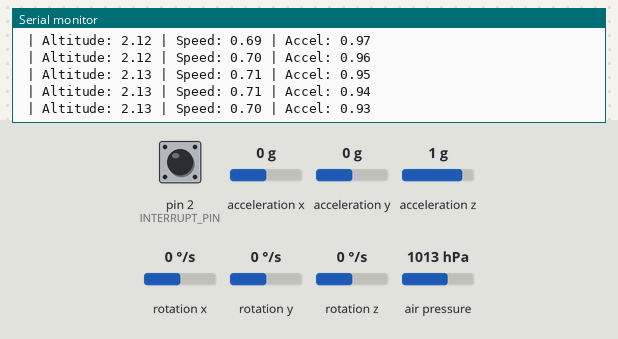
This sketch was run on a simulated Arduino Uno, built with avr-gcc and run on an emulated ATmega328P. Shown: the last lines printed to the serial monitor. The inputs (shaded band) are chosen by the test bench; at power-on: acceleration x 0 g, acceleration y 0 g, acceleration z 1 g, air pressure 1013 hPa, pin 2 (INTERRUPT_PIN) LOW, rotation x 0 °/s, rotation y 0 °/s, rotation z 0 °/s. The sensor or clock chip raises its interrupt line as the real part does.

Above: at 1.7 s.
1.8 s: acceleration x set to -1.4 g
At 1.84 s:
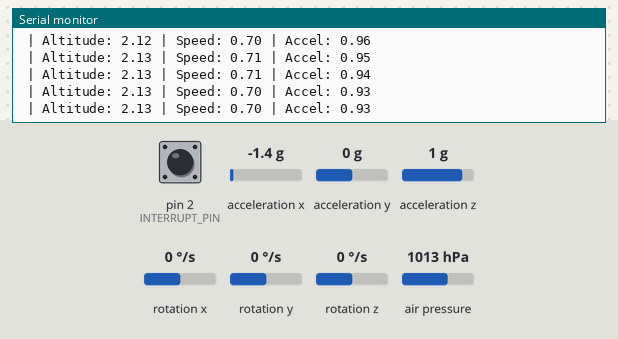
4.8 s: acceleration y set to -1.4 g
At 4.92 s:
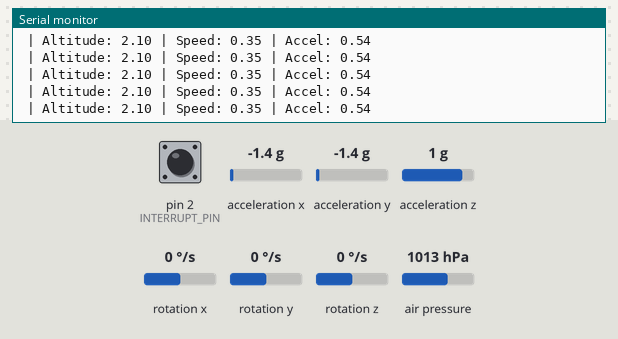
6.3 s: acceleration z set to -1.4 g
At 6.39 s:
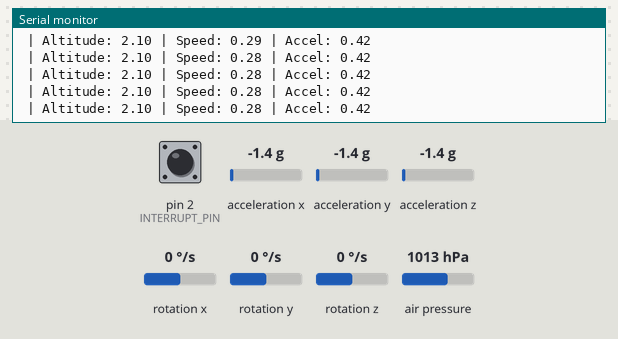
7.8 s: air pressure set to 952 hPa
At 7.85 s:
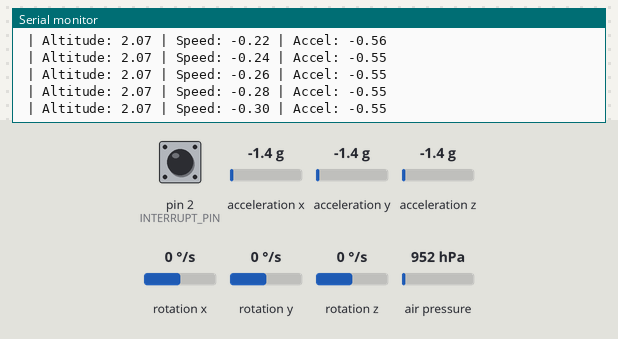
Timing chart, 0 to 10.3 s (numbered marks = the images above; inputs shaded):
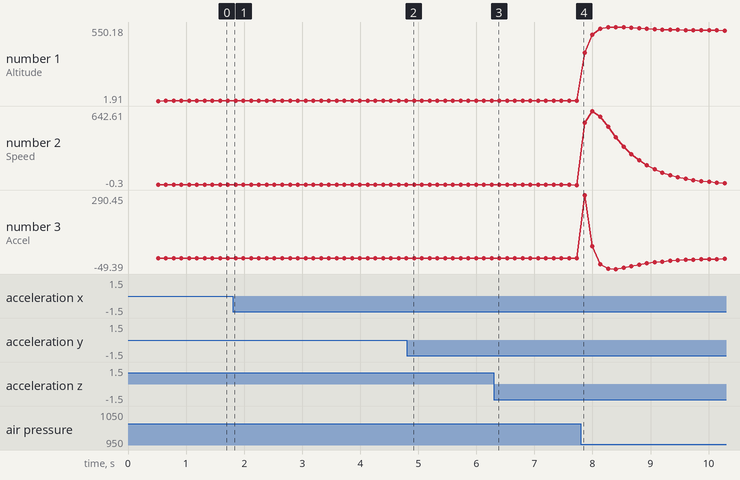

Measured:
- plotted number 1: 2.13 → 2.1 after the input at 1.8 s, 2.1 → 2.07 after the input at 6.3 s, 2.07 → 524.21 after the input at 7.8 s
- plotted number 2: 0.7 → 0.35 after the input at 1.8 s, 0.35 → 0.28 after the input at 4.8 s, 0.28 → -0.3 after the input at 6.3 s, -0.3 → 16.7 after the input at 7.8 s
- plotted number 3: 0.93 → 0.54 after the input at 1.8 s, 0.54 → 0.42 after the input at 4.8 s, 0.42 → -0.55 after the input at 6.3 s, -0.55 → -2.91 after the input at 7.8 s

The sketch:

1.1.ino
```cpp
#include <Wire.h>
#include <Adafruit_BMP280.h>
#include "MPU6050_6Axis_MotionApps20.h"
#include "functions.h"

//kalkis icin hiz verisi 5 m/s den buyuk

//leds
const uint8_t LEDa = 27;
const uint8_t LEDb = 26;
const uint8_t LEDc = 25;
const uint8_t LEDd = 33;
const uint8_t LEDe = 32;
const uint8_t LED[5] = { LEDa, LEDb, LEDc, LEDd, LEDe };

// m_n lerin değerleri
float yukseklik; // m_n[0]
float hiz; // m_n[1]
float ivme; // m_n[2]


int x = 0;
const int chipSelect = 53; // SD kart modülü CS pini

unsigned long previousMillis = 0;
const long interval = 1000;  // 1 saniye

// Sensör nesneleri
Adafruit_BMP280 bmp;
MPU6050 mpu;

// Zaman adımı: dt, Python tarafından hesaplanan ortalama değere göre (0.12 s)
float dt = 0.12;

// Kalman filtre için durum vektörü: [altitude, vertical velocity, vertical acceleration]
// Burada vertical acceleration, kontrol girişi olarak kullanılacaktır.
float m_n[3] = {0.0, 0.0, 0.0};  // Başlangıç durumu (yükseklik, dikey hız,dikey ivme)
float P_n[3][3] = { {1, 0, 0}, {0, 1, 0}, {0, 0, 1} };

// Sabit ivmeli model için sistem dinamik matrisi F:
float F[3][3] = {
  {1, dt, 0.5 * dt * dt},
  {0, 1, dt},
  {0, 0, 1}
};

// Python optimizasyonundan elde edilen Q (süreç gürültüsü kovaryansı):
float Q[3][3] = {
  {0.1, 0,   0},
  {0,   0.1, 0},
  {0,   0,   0.1}
};

// Ölçüm gürültüsü: Ölçümde yalnızca altimetre kullanıldığından, R bir skaler olarak 0.1 alınır.
float R_meas = 0.1;

// Ölçüm matrisi: yalnızca altimetre ölçümü kullanılır, H_new = [1, 0, 0]
float H_new[1][3] = { {1, 0, 0} };

// MPU6050 DMP için
#define INTERRUPT_PIN 2
volatile bool MPUInterrupt = false;
bool DMPReady = false;
uint8_t devStatus;
uint16_t packetSize;
uint8_t FIFOBuffer[64];

Quaternion q;
VectorFloat gravity;
float ypr[3];  // Yaw, Pitch, Roll

// MPU6050 DMP Interrupt Handler
void DMPDataReady() {
  MPUInterrupt = true;
}

// Yardımcı: 3x3 matris çarpımı (A * B, sonuç 3x3)
void mat3Mul(float A[3][3], float B[3][3], float C[3][3]) {
  for (int i = 0; i < 3; i++){
    for (int j = 0; j < 3; j++){
      C[i][j] = 0;
      for (int k = 0; k < 3; k++){
        C[i][j] += A[i][k] * B[k][j];
      }
    }
  }
}

// Yardımcı: 3x3 matrisin transpozu ile çarpımı (A * F^T, F^T[i][j]=F[j][i])
void mat3MulFTrans(float A[3][3], float F_mat[3][3], float C[3][3]) {
  for (int i = 0; i < 3; i++){
    for (int j = 0; j < 3; j++){
      C[i][j] = 0;
      for (int k = 0; k < 3; k++){
        C[i][j] += A[i][k] * F_mat[j][k];
      }
    }
  }
}

/*
  Modified Kalman Filter:
  - Prediction aşamasında kontrol girişi olarak MPU6050’den okunan vertical ivme (accel_meas) kullanılır.
  - Durum güncellemesi, yalnızca altimetre (BMP280) ölçümü kullanılarak inovasyon hesaplanır.

  Prediction:
    x_pred[0] = m_n[0] + m_n[1]*dt + 0.5*dt^2 * accel_meas;
    x_pred[1] = m_n[1] + dt * accel_meas;
    x_pred[2] = accel_meas;    // Ölçülen ivme direkt atanır.

  Measurement update:
    y = alt_meas - x_pred[0];
    S = P_pred[0][0] + R_meas;
    K = P_pred(:,0) / S;
    x_updated = x_pred + K * y;
*/

void kalmanFilter_modified(float alt_meas, float accel_meas) {
  // 1. Tahmin Aşaması
  float x_pred[3];
  x_pred[0] = m_n[0] + m_n[1] * dt + 0.5 * dt * dt * accel_meas;
  x_pred[1] = m_n[1] + dt * accel_meas;
  x_pred[2] = accel_meas;

  // P_pred = F * P_n * F^T + Q
  float temp[3][3];
  float P_pred[3][3];
  mat3Mul(F, P_n, temp);
  mat3MulFTrans(temp, F, P_pred);
  for (int i = 0; i < 3; i++){
    for (int j = 0; j < 3; j++){
      P_pred[i][j] += Q[i][j];
    }
  }

  // 2. Ölçüm İnovasyonu: Sadece altimetre ölçümü kullanılır
  float y = alt_meas - x_pred[0];

  // 3. İnovasyon Kovaryansı: S = P_pred[0][0] + R_meas
  float S = P_pred[0][0] + R_meas;
  if (S == 0) return;

  // 4. Kalman Kazancı: K = P_pred(:,0) / S
  float K[3];
  K[0] = P_pred[0][0] / S;
  K[1] = P_pred[1][0] / S;
  K[2] = P_pred[2][0] / S;

  // 5. Durum Güncellemesi
  float x_updated[3];
  x_updated[0] = x_pred[0] + K[0] * y;
  x_updated[1] = x_pred[1] + K[1] * y;
  x_updated[2] = x_pred[2] + K[2] * y;

  // 6. Kovaryans Güncellemesi: P = (I - K * H_new) * P_pred, H_new = [1, 0, 0]
  float I_KH[3][3];
  for (int i = 0; i < 3; i++){
    for (int j = 0; j < 3; j++){
      float KH = (j == 0) ? K[i] : 0;
      I_KH[i][j] = (i == j ? 1.0 : 0.0) - KH;
    }
  }
  float P_updated[3][3] = { {0,0,0}, {0,0,0}, {0,0,0} };
  for (int i = 0; i < 3; i++){
    for (int j = 0; j < 3; j++){
      for (int k = 0; k < 3; k++){
        P_updated[i][j] += I_KH[i][k] * P_pred[k][j];
      }
    }
  }

  // Global durum ve kovaryans güncellemesi
  for (int i = 0; i < 3; i++){
    m_n[i] = x_updated[i]; //(dikey hız )
    for (int j = 0; j < 3; j++){
      P_n[i][j] = P_updated[i][j];
    }
  }
}

/*void writeToSD(float altitude, float verticalSpeed, float verticalAccel, float yaw, float pitch, float roll){
    File dataFile = SD.open("sensor_data.txt", FILE_WRITE);

    if (dataFile) {
        dataFile.print(millis()); // Zaman damgası
        dataFile.print(",");
        dataFile.print("Yükseklik:");
        dataFile.print(m_n[0]);
        dataFile.print(",");
        dataFile.print("Dikey Hız:");
        dataFile.print(m_n[1]);
        dataFile.print(",");
        dataFile.print("Dikey İvme:");
        dataFile.print(m_n[2]);
        dataFile.print(",");
        dataFile.print("Yaw:");
        dataFile.print(ypr[0]);
        dataFile.print(",");
        dataFile.print("Pitch:");
        dataFile.print(ypr[1]);
        dataFile.print(",");
        dataFile.print("Roll:");
        dataFile.print(ypr[2]);
        dataFile.print(",");
        dataFile.println(); // Yeni satır eklenmeli

        dataFile.close();
        Serial.println("Veri SD karta yazıldı");
    } else {
        Serial.println("SD kart yazma hatası!");
    }
}*/

void setup() {
  Serial.begin(115200);
  Wire.begin();
  Wire.setClock(400000);

  for (uint8_t i = 0; i < 5; i++) {   // Tüm pinleri döngüyle ayarla
    pinMode(LED[i], OUTPUT);      // Çıkış yap
    digitalWrite(LED[i], LOW);    // Başlangıçta söndür
  }

  // Optimize edilmiş Q ve R parametrelerini ekrana yazdırıyoruz:
  Serial.println("Optimized Kalman Filter Parameters:");
  Serial.println("Q:");
  Serial.println("0.1  0    0");
  Serial.println("0    0.1  0");
  Serial.println("0    0    0.1");
  Serial.println("R:");
  Serial.println("0.1");

  // BMP280 Başlatma (I2C adresi 0x76 veya 0x77 olabilir)
  if (!bmp.begin(0x76)) {
    Serial.println("BMP280 sensor not detected.");
    while (1);
  }

  Serial.println("Initializing MPU6050...");
  mpu.initialize();
  pinMode(INTERRUPT_PIN, INPUT);
  Serial.println(mpu.testConnection() ? "MPU6050 connection successful" : "MPU6050 connection failed");

  devStatus = mpu.dmpInitialize();
  if (devStatus == 0) {
    mpu.CalibrateAccel(6);
    mpu.CalibrateGyro(6);
    mpu.PrintActiveOffsets();

    mpu.setDMPEnabled(true);
    attachInterrupt(digitalPinToInterrupt(INTERRUPT_PIN), DMPDataReady, RISING);
    Serial.println("DMP ready!");
    DMPReady = true;
    packetSize = mpu.dmpGetFIFOPacketSize();
  } else {
    Serial.print("DMP Initialization failed (code ");
    Serial.print(devStatus);
    Serial.println(")");
  }

//  if (!SD.begin(chipSelect)) {
//      Serial.println("SD kart başlatılamadı");
//  } else {
//      Serial.println("SD kart başlatıldı");
//  }
}

void loop() {
  if (!DMPReady) return;

  // MPU6050'dan verileri oku (sadece vertical ivme için)
  if (mpu.dmpGetCurrentFIFOPacket(FIFOBuffer)) {
    mpu.dmpGetQuaternion(&q, FIFOBuffer);
    mpu.dmpGetGravity(&gravity, &q);
    mpu.dmpGetYawPitchRoll(ypr, &q, &gravity); // Bu satır eklendi, böylece ypr güncellenir.
  }

  // BMP280'dan altimetre ölçümü (deniz seviyesi basıncı 1013.25 hPa)
  float altitude = bmp.readAltitude(1013.25);
  // MPU6050'dan okunan vertical ivme: gravity.z (kontrol girişi olarak kullanılacak)
  float accel_z = gravity.z;

  // Kalman filtresi uygulaması: altimetre ölçümü, kontrol girişi olarak accel_z
  kalmanFilter_modified(altitude, accel_z);

  //m_n[] lerin normal adlara esitlenmesi
  float yukseklik = m_n[0];
  float hiz = m_n[1];
  float ivme = m_n[2];

  // Kalman filtresi sonuçları: m_n[0] = güncellenmiş altimetre, m_n[1] = hız, m_n[2] = ivme
  Serial.print(" | Altitude: "); Serial.print(yukseklik);
  Serial.print(" | Speed: "); Serial.print(hiz);
  Serial.print(" | Accel: "); Serial.println(ivme);

  // MPU6050 açıları (Yaw, Pitch, Roll) seri yazdırma
  //Serial.print("Yaw: "); Serial.print(ypr[0], 4);
  //Serial.print(" | Pitch: "); Serial.print(ypr[1], 4);
  //Serial.print(" | Roll: "); Serial.println(ypr[2], 4);

  // Derece cinsinden açıları da yazdırma
  float yawDeg = ypr[0] * 180.0 / PI;
  float pitchDeg = ypr[1] * 180.0 / PI;
  float rollDeg = ypr[2] * 180.0 / PI;
  //Serial.print("Yaw (°): "); Serial.print(yawDeg, 2);
  //Serial.print(" | Pitch (°): "); Serial.print(pitchDeg, 2);
  //Serial.print(" | Roll (°): "); Serial.println(rollDeg, 2);

  delay(120);  // dt ~ 0.12 s

 unsigned long currentMillis = millis();

  // if (currentMillis - previousMillis >= interval) {
  //   previousMillis = currentMillis;
  //   writeToSD(m_n[0], m_n[1], m_n[2], ypr[0], ypr[1], ypr[2]);
  // }

  switch(x){
    case 0:
      kalkis();
      break;
      // burnout ekle importante
    case 1:
      apogee(); // eger hiz  100m/s den kucukse ve aci eksiye duserse parasut
      // aci sagklikliysa ve hiz eksiye duserse parashut
      break;

    case 2:
      parasut();
      break;

    case 3:
      alcalma();
      break;

    //case 4:
      //gps verileri
  }
}
```

functions.cpp
```cpp
#include <Wire.h>
#include <Adafruit_BMP280.h>
#include "MPU6050_6Axis_MotionApps20.h"
#include "functions.h"

// ana algoritmadaki varaible ları functions dosyasına taşır
extern float yukseklik;
extern float hiz;
extern float ivme;
extern int x;
extern const uint8_t LEDa = 27;
extern const uint8_t LEDb = 26;
extern const uint8_t LEDc = 25;
extern const uint8_t LEDd = 33;
extern const uint8_t LEDe = 32;
extern const uint8_t LED[5] = { LEDa, LEDb, LEDc, LEDd, LEDe };


void kalkis(){
  if(hiz > 10){
    Serial.println("Roket kalkışa geçti");
    x = 1;
    //++ flaşa kaydet
  }
}

void apogee(){
  if(-21 >= hiz && hiz <= 30){
    Serial.println("Roket apogee ulaştı");
    //++ fitile güç gidecek
    x = 2;
    digitalWrite(LED[3],HIGH);
    //++ flaşa kaydet
  }
}

void parasut(){ // zeminden yuksekligin hesaplanmasi lazim
  if (400 < yukseklik && yukseklik <600){
    Serial.println("Roket 2. paraşüt aşamasına geçti");
     //++ fitile güç gidecek
   x = 3;
  //++ flaşa kaydet
  }

}

void alcalma(){
  if((hiz <= 1 && -1 >= hiz) && (ivme <= 1 && -1 >= ivme)){
    Serial.println("Roket yere iniş yaptı GPS verisi al");
    x = 4;
    //++ gps verisi
  }
}
```

functions.h
```cpp
#ifndef FUNCTIONS_H
#define FUNCTIONS_H

void kalkis();
void apogee();
void parasut();
void alcalma();

#endif
```
